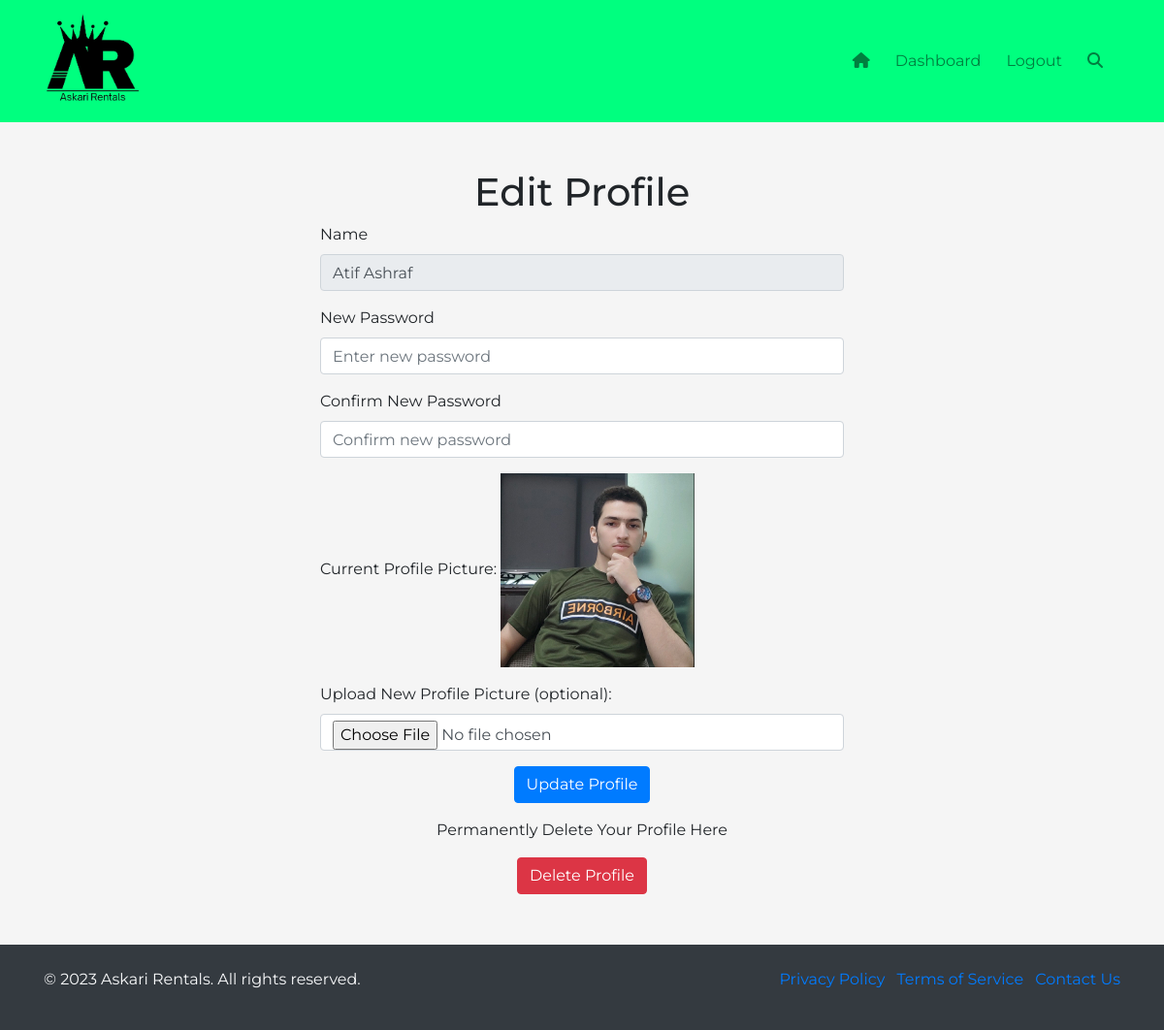
Screenshot of /edit_profile.php (signed in) with the database file from the repository.
### tables this page shows
CREATE TABLE `users` (
  `id` int(20) NOT NULL,
  `Name` text NOT NULL,
  `Password` text NOT NULL,
  `Profile Picture` text DEFAULT NULL,
  `Role` varchar(20) NOT NULL
);

### edit_profile.php (the view, shortened to what this page needs)
<?php
include_once('connection.php');
$username = $_SESSION['username'];
$userQuery = "SELECT * FROM users WHERE Name='$username'";
$userResult = $mysqli->query($userQuery);
$userData = $userResult->fetch_assoc();
?>
<?php
include('header.php');
?>
<div class="container mt-5 min-vh-100">
    <div class="row">
        <div class="col-md-12 text-center">
            <h1>Edit Profile</h1>
        </div>
    </div>
    <div class="row">
        <div class="col-md-6 offset-md-3">
            <div class="centered-form">
                <form method="POST" enctype="multipart/form-data">
                    <div class="form-group">
                        <label for="name">Name</label>
                        <input type="text" class="form-control" name="name" value="<?php echo $userData['Name']; ?>" required readonly>
                    </div>
                    <div class="form-group">
                        <label for="password">New Password</label>
                        <input type="password" class="form-control" name="password" placeholder="Enter new password">
                    </div>
                    <div class="form-group">
                        <label for="confirm_password">Confirm New Password</label>
                        <input type="password" class="form-control" name="confirm_password" placeholder="Confirm new password">
                    </div>
                    <div class="form-group">
                        <label for="currentPicture">Current Profile Picture:</label>
                        <?php if (!empty($userData['Profile Picture'])): ?>
                            <img src="media/profiles/<?php echo $userData['Profile Picture']; ?>" class="img-fluid" style="max-height: 200px;" alt="Current Profile Picture">
                        <?php else: ?>
                            <p>No profile picture available</p>
                        <?php endif; ?>
                    </div>
                    <div class="form-group">
                        <label for="profile_picture">Upload New Profile Picture (optional):</label>
                        <input type="file" class="form-control" name="profile_picture" accept="image/*">
                    </div>
                    <div class="form-group text-center">
                        <input type="submit" class="btn btn-primary" name="update" value="Update Profile">
                    </div>
                    <div class="form-group text-center">
                        <p>Permanently Delete Your Profile Here</p>
                    </div>
                    <div class="form-group text-center">
                        <a href="delete_profile.php" class="btn btn-danger" role="button">Delete Profile</a>
                    </div>
                </form>
            </div>
        </div>
    </div>
</div>
<?php
include('footer.php');
?>

### extrastyle.css (style rules this page uses)
body { background-color: #f5f5f5; font-family: 'Montserrat', sans-serif; }
h1, h2, h3, h4, h5, h6 { font-family: 'Montserrat', sans-serif; }
.btn { font-family: 'Montserrat', sans-serif; }

### rows the page displays
users: name "Atif Ashraf", Profile Picture (picture)
